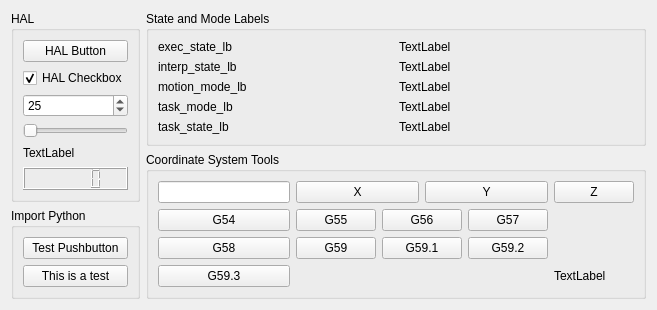
      <widget class="QWidget" name="tab_9">
       <attribute name="title">
        <string>Misc.</string>
       </attribute>
       <layout class="QGridLayout" name="gridLayout_29">
        <item row="0" column="0" rowspan="2">
         <widget class="QGroupBox" name="groupBox_7">
          <property name="title">
           <string>HAL</string>
          </property>
          <layout class="QGridLayout" name="gridLayout_19">
           <item row="0" column="0">
            <widget class="QPushButton" name="pushButton_2">
             <property name="text">
              <string>HAL Button</string>
             </property>
             <property name="function" stdset="0">
              <string>hal_pin</string>
             </property>
             <property name="pin_name" stdset="0">
              <string>hal_button</string>
             </property>
             <property name="hal_type" stdset="0">
              <string>HAL_BIT</string>
             </property>
             <property name="hal_dir" stdset="0">
              <string>HAL_OUT</string>
             </property>
            </widget>
           </item>
           <item row="1" column="0">
            <widget class="QCheckBox" name="checkBox">
             <property name="text">
              <string>HAL Checkbox</string>
             </property>
             <property name="checked">
              <bool>true</bool>
             </property>
             <property name="function" stdset="0">
              <string>hal_pin</string>
             </property>
             <property name="pin_name" stdset="0">
              <string>hal_checkbox</string>
             </property>
             <property name="hal_type" stdset="0">
              <string>HAL_BIT</string>
             </property>
             <property name="hal_dir" stdset="0">
              <string>HAL_OUT</string>
             </property>
            </widget>
           </item>
           <item row="2" column="0">
            <widget class="QSpinBox" name="spinBox">
             <property name="minimum">
              <number>-100</number>
             </property>
             <property name="maximum">
              <number>100</number>
             </property>
             <property name="value">
              <number>25</number>
             </property>
             <property name="function" stdset="0">
              <string>hal_pin</string>
             </property>
             <property name="pin_name" stdset="0">
              <string>hal_spinbox</string>
             </property>
             <property name="hal_type" stdset="0">
              <string>HAL_S32</string>
             </property>
             <property name="hal_dir" stdset="0">
              <string>HAL_OUT</string>
             </property>
            </widget>
           </item>
           <item row="3" column="0">
            <widget class="QSlider" name="horizontalSlider">
             <property name="orientation">
              <enum>Qt::Horizontal</enum>
             </property>
             <property name="function" stdset="0">
              <string>hal_pin</string>
             </property>
             <property name="pin_name" stdset="0">
              <string>hal_slider</string>
             </property>
             <property name="hal_type" stdset="0">
              <string>HAL_U32</string>
             </property>
             <property name="hal_dir" stdset="0">
              <string>HAL_OUT</string>
             </property>
            </widget>
           </item>
           <item row="4" column="0">
            <widget class="QLabel" name="label_30">
             <property name="text">
              <string>TextLabel</string>
             </property>
             <property name="function" stdset="0">
              <string>hal_pin</string>
             </property>
             <property name="pin_name" stdset="0">
              <string>hal_label</string>
             </property>
             <property name="hal_type" stdset="0">
              <string>HAL_U32</string>
             </property>
             <property name="hal_dir" stdset="0">
              <string>HAL_IN</string>
             </property>
            </widget>
           </item>
           <item row="5" column="0">
            <widget class="QLCDNumber" name="lcdNumber">
             <property name="function" stdset="0">
              <string>hal_pin</string>
             </property>
             <property name="pin_name" stdset="0">
              <string>hal_lcd</string>
             </property>
             <property name="hal_type" stdset="0">
              <string>HAL_U32</string>
             </property>
             <property name="hal_dir" stdset="0">
              <string>HAL_IN</string>
             </property>
            </widget>
           </item>
          </layout>
         </widget>
        </item>
        <item row="0" column="1">
         <widget class="QGroupBox" name="groupBox_8">
          <property name="minimumSize">
           <size>
            <width>500</width>
            <height>0</height>
           </size>
          </property>
          <property name="title">
           <string>State and Mode Labels</string>
          </property>
          <layout class="QGridLayout" name="gridLayout_24">
           <item row="2" column="0">
            <widget class="QLabel" name="label_51">
             <property name="text">
              <string>motion_mode_lb</string>
             </property>
            </widget>
           </item>
           <item row="0" column="1">
            <widget class="QLabel" name="exec_state_lb">
             <property name="text">
              <string>TextLabel</string>
             </property>
            </widget>
           </item>
           <item row="0" column="0">
            <widget class="QLabel" name="label_52">
             <property name="text">
              <string>exec_state_lb</string>
             </property>
            </widget>
           </item>
           <item row="2" column="1">
            <widget class="QLabel" name="motion_mode_lb">
             <property name="text">
              <string>TextLabel</string>
             </property>
            </widget>
           </item>
           <item row="1" column="0">
            <widget class="QLabel" name="label_53">
             <property name="text">
              <string>interp_state_lb</string>
             </property>
            </widget>
           </item>
           <item row="3" column="0">
            <widget class="QLabel" name="label_54">
             <property name="text">
              <string>task_mode_lb</string>
             </property>
            </widget>
           </item>
           <item row="1" column="1">
            <widget class="QLabel" name="interp_state_lb">
             <property name="text">
              <string>TextLabel</string>
             </property>
            </widget>
           </item>
           <item row="3" column="1">
            <widget class="QLabel" name="task_mode_lb">
             <property name="text">
              <string>TextLabel</string>
             </property>
            </widget>
           </item>
           <item row="4" column="0">
            <widget class="QLabel" name="label_55">
             <property name="text">
              <string>task_state_lb</string>
             </property>
            </widget>
           </item>
           <item row="4" column="1">
            <widget class="QLabel" name="task_state_lb">
             <property name="text">
              <string>TextLabel</string>
             </property>
            </widget>
           </item>
          </layout>
         </widget>
        </item>
        <item row="1" column="1" rowspan="2">
         <widget class="QGroupBox" name="groupBox_10">
          <property name="title">
           <string>Coordinate System Tools</string>
          </property>
          <layout class="QGridLayout" name="gridLayout_26">
           <item row="0" column="3" colspan="2">
            <widget class="QPushButton" name="touchoff_pb_y">
             <property name="text">
              <string>Y</string>
             </property>
            </widget>
           </item>
           <item row="0" column="0">
            <widget class="QLineEdit" name="touchoff_le"/>
           </item>
           <item row="1" column="1">
            <widget class="QPushButton" name="change_cs_2">
             <property name="text">
              <string>G55</string>
             </property>
            </widget>
           </item>
           <item row="2" column="0">
            <widget class="QPushButton" name="change_cs_5">
             <property name="text">
              <string>G58</string>
             </property>
            </widget>
           </item>
           <item row="0" column="5">
            <widget class="QPushButton" name="touchoff_pb_z">
             <property name="text">
              <string>Z</string>
             </property>
            </widget>
           </item>
           <item row="0" column="1" colspan="2">
            <widget class="QPushButton" name="touchoff_pb_x">
             <property name="text">
              <string>X</string>
             </property>
            </widget>
           </item>
           <item row="1" column="2" colspan="2">
            <widget class="QPushButton" name="change_cs_3">
             <property name="text">
              <string>G56</string>
             </property>
            </widget>
           </item>
           <item row="1" column="0">
            <widget class="QPushButton" name="change_cs_1">
             <property name="text">
              <string>G54</string>
             </property>
            </widget>
           </item>
           <item row="2" column="2" colspan="2">
            <widget class="QPushButton" name="change_cs_7">
             <property name="text">
              <string>G59.1</string>
             </property>
            </widget>
           </item>
           <item row="2" column="1">
            <widget class="QPushButton" name="change_cs_6">
             <property name="text">
              <string>G59</string>
             </property>
            </widget>
           </item>
           <item row="3" column="0">
            <widget class="QPushButton" name="change_cs_9">
             <property name="text">
              <string>G59.3</string>
             </property>
            </widget>
           </item>
           <item row="3" column="5">
            <widget class="QLabel" name="g5x_index_lb">
             <property name="text">
              <string>TextLabel</string>
             </property>
            </widget>
           </item>
           <item row="1" column="4">
            <widget class="QPushButton" name="change_cs_4">
             <property name="text">
              <string>G57</string>
             </property>
            </widget>
           </item>
           <item row="2" column="4">
            <widget class="QPushButton" name="change_cs_8">
             <property name="text">
              <string>G59.2</string>
             </property>
            </widget>
           </item>
          </layout>
         </widget>
        </item>
        <item row="2" column="0">
         <widget class="QGroupBox" name="groupBox_17">
          <property name="title">
           <string>Import Python</string>
          </property>
          <layout class="QGridLayout" name="gridLayout_28">
           <item row="0" column="0">
            <widget class="QPushButton" name="my_test_pb">
             <property name="text">
              <string>Test Pushbutton</string>
             </property>
            </widget>
           </item>
           <item row="1" column="0">
            <widget class="QPushButton" name="another_test_pb">
             <property name="text">
              <string>This is a test</string>
             </property>
            </widget>
           </item>
          </layout>
         </widget>
        </item>
       </layout>
      </widget>
